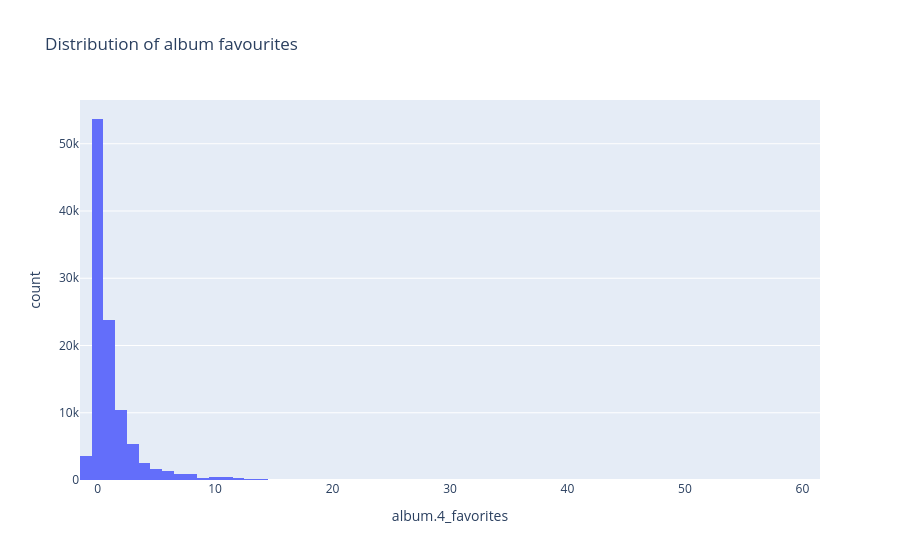
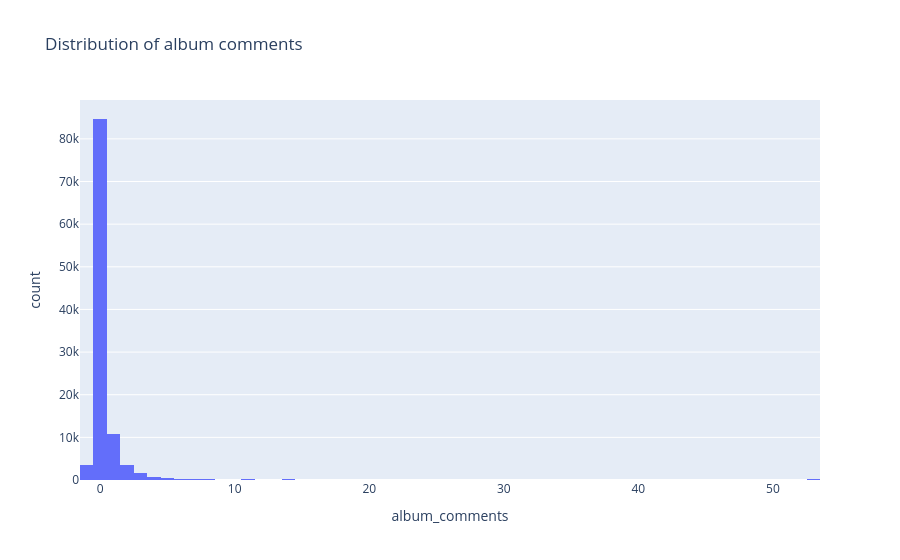

Notebook code cell kept with these figures, in order:
### Markdown cell above
## Exploring distributions
Engagement data could be really valuable. However, before visualising data such as favourites and comments, we'd like to know if there's enough data for us to work with. For this, we check the sparsity. Even though the rows aren't empty, they can still say "0"

### Code cell
fig1 = px.histogram(data, x="album.4_favorites", title = "Distribution of album favourites")
fig1.show()

fig2 = px.histogram(data, x="album_comments", title = "Distribution of album comments")
fig2.show()

### Figure 1 — Plotly figure (JSON) as saved in the notebook; plotly's stock layout.template omitted (floating-point values rounded to 4 significant figures; data arrays with more than 128 entries replaced by an {"elided": "..."} marker saying what was removed)
{"data": [{"bingroup": "x", "hovertemplate": "album.4_favorites=%{x}<br>count=%{y}<extra></extra>", "legendgroup": "", "marker": {"color": "#636efa", "pattern": {"shape": ""}}, "name": "", "orientation": "v", "showlegend": false, "type": "histogram", "x": {"elided": "106575 mixed values"}, "xaxis": "x", "yaxis": "y"}], "layout": {"barmode": "relative", "legend": {"tracegroupgap": 0}, "title": {"text": "Distribution of album favourites"}, "xaxis": {"anchor": "y", "domain": [0, 1], "title": {"text": "album.4_favorites"}}, "yaxis": {"anchor": "x", "domain": [0, 1], "title": {"text": "count"}}}}

### Figure 2 — Plotly figure (JSON) as saved in the notebook; plotly's stock layout.template omitted (floating-point values rounded to 4 significant figures; data arrays with more than 128 entries replaced by an {"elided": "..."} marker saying what was removed)
{"data": [{"bingroup": "x", "hovertemplate": "album_comments=%{x}<br>count=%{y}<extra></extra>", "legendgroup": "", "marker": {"color": "#636efa", "pattern": {"shape": ""}}, "name": "", "orientation": "v", "showlegend": false, "type": "histogram", "x": {"elided": "106575 mixed values"}, "xaxis": "x", "yaxis": "y"}], "layout": {"barmode": "relative", "legend": {"tracegroupgap": 0}, "title": {"text": "Distribution of album comments"}, "xaxis": {"anchor": "y", "domain": [0, 1], "title": {"text": "album_comments"}}, "yaxis": {"anchor": "x", "domain": [0, 1], "title": {"text": "count"}}}}
